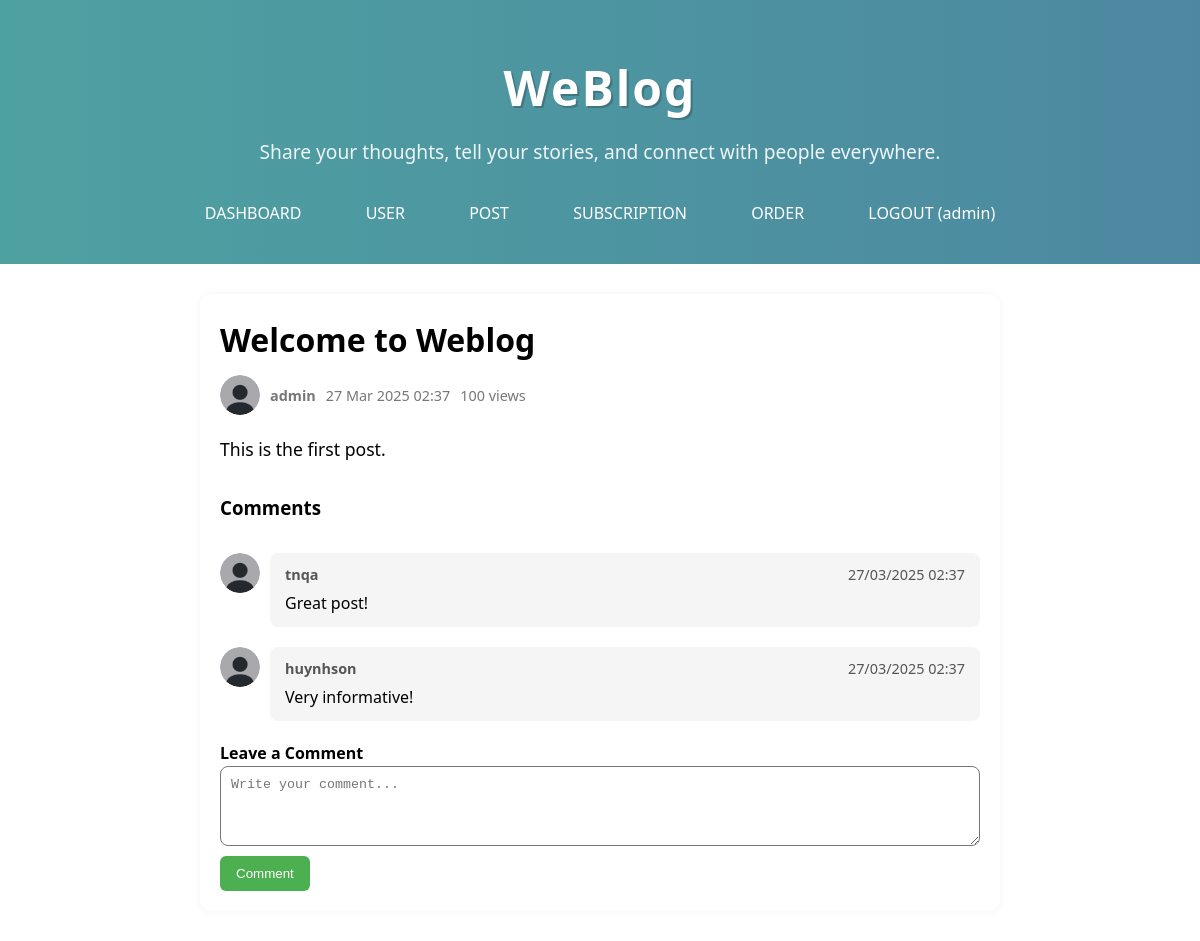
Screenshot of /post.php?id=1 (signed in) with the database file from the repository.
### tables this page shows
CREATE TABLE posts (
  id INT AUTO_INCREMENT PRIMARY KEY,
  user_id INT,
  title VARCHAR(200),
  content TEXT,
  created_at DATETIME DEFAULT CURRENT_TIMESTAMP,
  views INT DEFAULT 0,
  premium BOOLEAN DEFAULT FALSE,
  thumbnail_path text NOT NULL,
  FOREIGN KEY (user_id) REFERENCES users(id) ON DELETE CASCADE
);

CREATE TABLE users (
  id INT AUTO_INCREMENT PRIMARY KEY,
  username VARCHAR(50) UNIQUE,
  password VARCHAR(100),
  email VARCHAR(100) UNIQUE,
  role_id INT,
  bio TEXT,
  avatar_path VARCHAR(255), 
  created_at DATETIME DEFAULT CURRENT_TIMESTAMP,
  FOREIGN KEY (role_id) REFERENCES roles(id) ON DELETE SET NULL
);

CREATE TABLE comments (
  id INT AUTO_INCREMENT PRIMARY KEY,
  post_id INT,
  user_id INT,
  comment TEXT,
  created_at DATETIME DEFAULT CURRENT_TIMESTAMP,
  FOREIGN KEY (post_id) REFERENCES posts(id) ON DELETE CASCADE,
  FOREIGN KEY (user_id) REFERENCES users(id) ON DELETE CASCADE
);

### includes/functions.php (called while the page is built, shortened)
<?php
function is_logged_in()
{
    return isset($_SESSION['user_id']);
}

### post.php (the view, shortened to what this page needs)
<link rel="stylesheet" href="assets/css/post.css">
<?php
include 'includes/header.php';
$post_id = $_GET['id'];
if (isset($post_id)) {
    $id = intval($_GET['id']);
    $post = $conn->query("
        SELECT posts.*, users.username, users.avatar_path, posts.premium
        FROM posts
        JOIN users ON posts.user_id = users.id
        WHERE posts.id = $id
    ")->fetch_assoc();
    $conn->query("UPDATE posts SET views = views + 1 WHERE id = $id");
?>
    <div class="post-container">
        <h1 class="post-title"><?= htmlspecialchars($post['title']) ?></h1>
        <div class="post-meta">
            <img src="<?= $post['avatar_path'] ?>" alt="avatar" class="post-avatar">
            <b><span class="post-author"><?= htmlspecialchars($post['username']) ?></span></b>
            <span class="post-date"><?= date('d M Y H:i', strtotime($post['created_at'])) ?></span>
            <span class="post-views"><?= $post['views'] ?> views</span>
        </div>
        <div class="post-content">
            <?= nl2br(htmlspecialchars($post['content'])) ?>
        </div>
        <h3>Comments</h3>
        <div class="comments-section">
            <?php
            $result = $conn->query("
            SELECT comments.*, users.username, users.avatar_path
            FROM comments
            JOIN users ON comments.user_id = users.id
            WHERE post_id = $id ORDER BY created_at DESC
        ");
            while ($cmt = $result->fetch_assoc()) {
            ?>
                <div class="comment-item">
                    <img src="<?= $cmt['avatar_path'] ?>" alt="avatar" class="comment-avatar">
                    <div class="comment-body">
                        <div class="comment-header">
                            <span class="comment-author"><?= htmlspecialchars($cmt['username']) ?></span>
                            <span class="comment-date"><?= date('d/m/Y H:i', strtotime($cmt['created_at'])) ?></span>
                        </div>
                        <p class="comment-text"><?= nl2br(htmlspecialchars($cmt['comment'])) ?></p>
                    </div>
                </div>
            <?php
            }
            ?>
        </div>
        <?php if (is_logged_in()): ?>
            <h4>Leave a Comment</h4>
            <form method="post" action="actions/comment.php" class="comment-form">
                <textarea name="comment" placeholder="Write your comment..." required></textarea><br>
                <button type="submit" class="comment-button">Comment</button>
            </form>
        <?php else: ?>
            <p>Please <a href="auth/login.php">log in</a> to comment.</p>
        <?php endif; ?>
    </div>
<?php
}
?>

### assets/css/post.css (style rules this page uses)
.post-container { max-width: 800px; margin: auto; padding: 20px; background: #fff; border-radius: 12px; box-shadow: 0 0 10px rgba(0, 0, 0, 0.05); }
.post-title { font-size: 2rem; margin-bottom: 10px; }
.post-meta { display: flex; align-items: center; gap: 10px; color: #777; font-size: 0.9rem; margin-bottom: 20px; }
.post-avatar { width: 40px; height: 40px; border-radius: 50%; }
.post-content { font-size: 1.1rem; line-height: 1.6; margin-bottom: 30px; }
.comments-section { margin-top: 30px; }
.comment-item { display: flex; align-items: flex-start; margin-bottom: 20px; }
.comment-avatar { width: 40px; height: 40px; border-radius: 50%; margin-right: 10px; }
.comment-body { background: #f5f5f5; padding: 10px 15px; border-radius: 8px; width: 100%; }
.comment-header { display: flex; justify-content: space-between; margin-bottom: 5px; font-size: 0.9rem; color: #555; }
.comment-author { font-weight: bold; }
.comment-text { margin: 0; }
.comment-form textarea { width: 100%; height: 80px; border-radius: 8px; padding: 10px; margin-bottom: 10px; }
.comment-button { background: #4CAF50; color: white; border: none; padding: 10px 16px; border-radius: 6px; cursor: pointer; }

### assets/css/style.css (style rules this page uses)
* { margin: 0; padding: 0; box-sizing: border-box; }
body { font-family: 'Segoe UI', Tahoma, Geneva, Verdana, sans-serif; line-height: 1.6; }

### rows the page displays
posts: title "Welcome to Weblog", user.avatar_path (placeholder picture), user.username "admin", created_at "27 Mar 2025 02:37", views "100", content "This is the first post."
comments: user.avatar_path (placeholder picture), user.username "tnqa", created_at "27/03/2025 02:37", comment "Great post!"
comments: user.avatar_path (placeholder picture), user.username "huynhson", created_at "27/03/2025 02:37", comment "Very informative!"

### other values shown
$_SESSION['username'] "admin"
